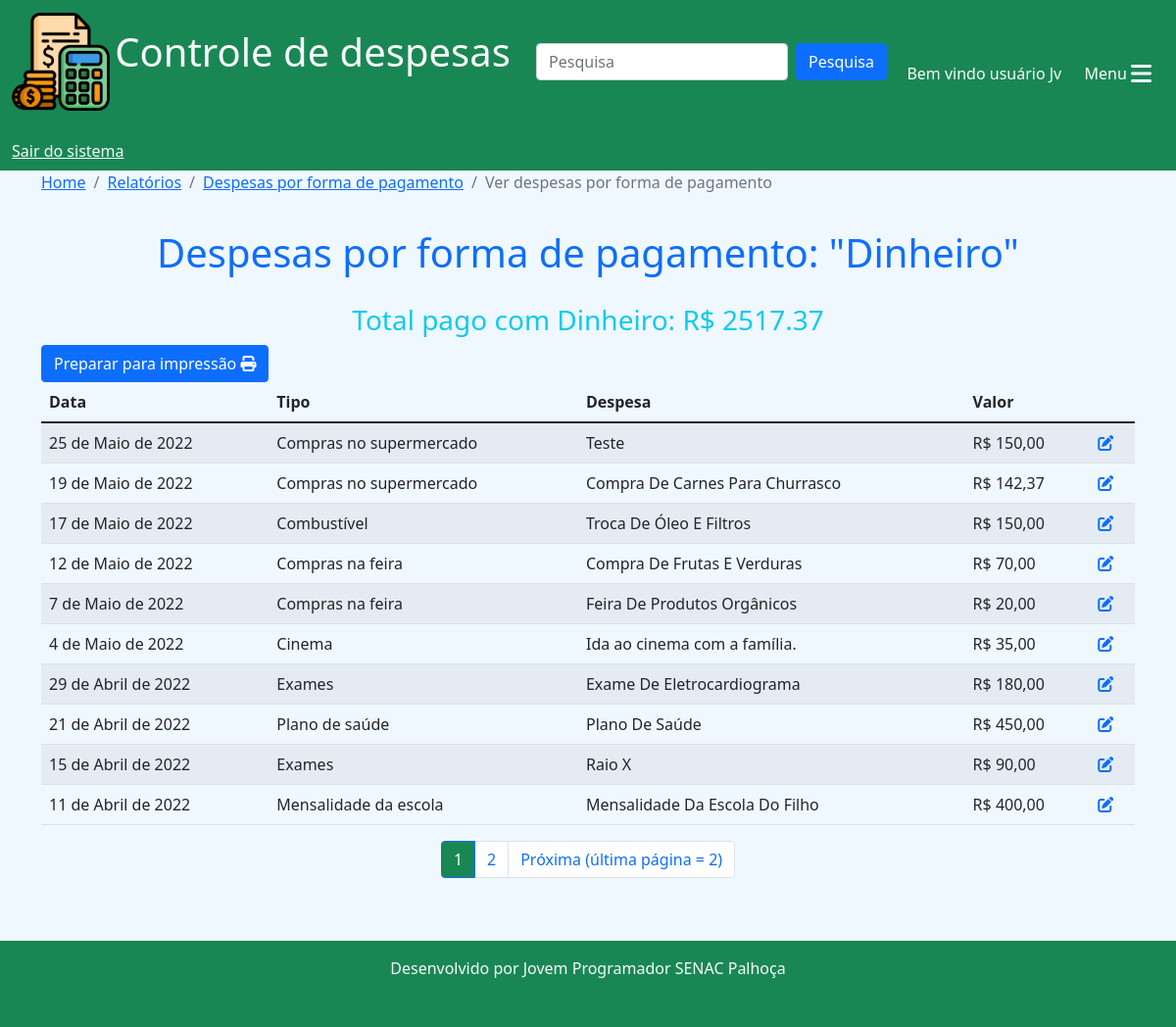
/relatorios/ver_despesas_fpag/1 (signed in), run on the app's committed database.
### cadastros/models.py (models this page shows)
class FormaPagamento(models.Model):
    forma = models.CharField(max_length=30)
    padrao = models.BooleanField(default=False)
    usuario = models.ForeignKey(User, on_delete=models.CASCADE, blank=True, null=True)
    ativo = models.BooleanField(default=True)
    class Meta:
        verbose_name = 'Forma de pagamento'
        verbose_name_plural = 'Formas de Pagamento'
    def __str__(self):
        return self.forma

class TipoDespesa(models.Model):
    tipo = models.CharField(max_length=80)
    padrao = models.BooleanField(default=False)
    usuario = models.ForeignKey(User, on_delete=models.CASCADE, blank=True, null=True)
    grupo = models.ForeignKey(GrupoDespesa, on_delete=models.CASCADE)
    ativo = models.BooleanField(default=True)
    class Meta:
        verbose_name = 'Tipo de despesa'
        verbose_name_plural = 'Tipos de despesa'
    def __str__(self):
        return self.tipo

### despesas/models.py (models this page shows, shortened)
class Despesa(models.Model):
    despesa = models.TextField(blank=True, null=True)
    data = models.DateField()
    usuario = models.ForeignKey(User, on_delete=models.CASCADE)
    tipo = models.ForeignKey(TipoDespesa, on_delete=models.DO_NOTHING)
    fpag = models.ForeignKey(FormaPagamento, on_delete=models.DO_NOTHING)
    valor = models.DecimalField(max_digits=10, decimal_places=2)
    class Meta:
        verbose_name = 'Despesa'
        verbose_name_plural = 'Despesas'

### relatorios/views.py (the view)
# urls.py: path('ver_despesas_fpag/<int:id>', views.ver_despesas_fpag, name='ver_despesas_fpag'),
@login_required(login_url='login')
def ver_despesas_fpag(request, id):
    user = request.user
    fpag = get_object_or_404(FormaPagamento, id=id)
    despesas = Despesa.objects.all().filter(
        usuario=user, fpag=fpag
    ).order_by('-data')
    if len(despesas) == 0:
        messages.add_message(request, messages.WARNING, 'Não existem registros para esse usuário')
        return redirect('home')
    total = despesas.aggregate(Sum('valor'))
    total = f"{total['valor__sum']:.2f}"
    paginator = Paginator(despesas, 10)
    page = request.GET.get('p')
    despesas = paginator.get_page(page)
    return render(request, 'ver_despesas_fpag.html', {'despesas':despesas, 'fpag':fpag, 'total':total})

### relatorios/templates/ver_despesas_fpag.html (shortened to what this page needs)
{% extends 'base.html'%}
{% block 'conteudo'%}
<nav aria-label="breadcrumb">
  <ol class="breadcrumb">
    <li class="breadcrumb-item"><a href="{% url 'home'%}">Home</a></li>
    <li class="breadcrumb-item"><a href="{% url 'relatorios'%}">Relatórios</a></li>
    <li class="breadcrumb-item"><a href="{% url 'despesas_por_fpag'%}">Despesas por forma de pagamento</a></li>
    <li class="breadcrumb-item active" aria-current="page">Ver despesas por forma de pagamento</li>
  </ol>
</nav>
<h1 style="padding-top: 20px;" class="text-center text-primary">Despesas por forma de pagamento: "{{fpag}}"</h1>
<h3 style="padding-top: 20px;" class="text-center text-info">Total pago com {{fpag}}: R$ {{total}}</h3>
{% if 'intervalo' in request.path%}
<a href="{% url 'ver_despesas_fpag_intervalo_print' fpag.id%}?data_inicial={{data_inicial_sf}}&data_final={{data_final_sf}}" class="btn btn-outline-primary" target="_blank">Preparar para impressão <i class="fa-solid fa-print"></i></a>
{% else %}
<a href="{% url 'ver_despesas_fpag_print' fpag.id%}" class="btn btn-primary" target="_blank">Preparar para impressão <i class="fa-solid fa-print"></i></a>
{%endif%}
<div class="row">
  <div class="col-12">
    <table class="table table-striped table-hover">
      <thead>
        <tr>
          <th scope="col">Data</th>
          <th scope="col">Tipo</th>
          <th scope="col">Despesa</th>
          <th scope="col">Valor</th>
        </tr>
      </thead>
      <tbody>
        {% for c in despesas%}
        <tr>
            <td>{{c.data}}</td>
            <td>{{c.tipo}}</td>
            <td>{{c.despesa}}</td>
            <td>R$ {{c.valor}}</td>
            <td><a href="{% url 'alterar_despesa' c.id%}" title='Manutenção de despesa'><i class="fa-solid fa-pen-to-square text-primary"></i></a></td>
        </tr>
        {%endfor%}
      </tbody>
    </table>
</div>
<nav aria-label="Page navigation example">
  <ul class="pagination justify-content-center">
    {%for pagina in despesas.paginator.page_range%}
    {%if despesas.number == pagina%}
      <li class="page-item active"><a class="page-link bg-success" href="?p={{pagina}}&data_inicial_tipo={{data_inicial_sf}}&data_final_tipo={{data_final_sf}}">{{pagina}}</a></li>
    {% elif despesas.number > pagina|add:'-3'  and despesas.number < pagina|add:'3'%}
      <li class="page-item"><a class="page-link" href="?p={{pagina}}&data_inicial_tipo={{data_inicial_sf}}&data_final_tipo={{data_final_sf}}">{{pagina}}</a></li>
    {%endif%}
    {%endfor%}
    {%if despesas.has_next%}
    <li class="page-item">
      <a class="page-link" href="?p={{despesas.next_page_number}}&data_inicial_tipo={{data_inicial_sf}}&data_final_tipo={{data_final_sf}}">Próxima (última página = {{despesas.paginator.num_pages}})</a>
    </li>
    {%endif%}
  </ul>
</nav>
</div>
{% endblock %}

### templates/base.html (shortened to what this page needs)
{% load static %}
<!DOCTYPE html>
<html lang="pt-br">
<head>
    <link href="https://cdn.jsdelivr.net/npm/bootstrap@5.1.3/dist/css/bootstrap.min.css" rel="stylesheet">
    <link rel="stylesheet" href="{% static 'css/estilo.css'%}">
</head>
<body>
    <nav class="navbar navbar-light bg-success">
        <div class="container-fluid">
          <a class="navbar-brand text-light" href="{% url 'home'%}">
            <img src="{% static 'img/icone_despesas.png'%}" width="100" height="100" class="d-inline-block align-text-middle">
            <span class="fs-1">Controle de despesas</span>
          </a>
          <form class="d-flex" action="{% url 'pesquisa'%}">
            <input class="form-control me-2" type="search" placeholder="Pesquisa" aria-label="Search" name="termo">
            <button class="btn btn-primary" type="submit">Pesquisa</button>
          </form>
          {% if user.first_name != ''%}
          <span class="text-light mt-4">Bem vindo {{user.first_name}} {{user.last_name}}</span>
          {% else %}
          <span class="text-light mt-4">Bem vindo usuário {{user}}</span>
          {% endif %}
          <button class="btn btn-success text-end mt-4" type="button" data-bs-toggle="offcanvas" data-bs-target="#offcanvasScrolling" aria-controls="offcanvasScrolling">Menu <i class="fa fa-bars fa-xl"></i></button>
          {% if user.is_authenticated %}
          <a href="{% url 'logout'%}" class="text-light mt-4">Sair do sistema</a>
          {% else %}
          <a href="{% url 'login'%}" class="text-light mt-4">Faça seu login</a>
          {% endif %}
        </div>
    </nav>
      <div class="container">
       {% block 'conteudo'%}
       {% endblock %}
      </div>
    <footer class="text-center text-light bg-success mt-5 pb-3">
        <p class="py-3">Desenvolvido por Jovem Programador SENAC Palhoça</p>
    </footer>
</body>
</html>

### templates/static/css/estilo.css (style rules this page uses)
* { margin: 0; padding: 0; }
body { background-color: aliceblue; }

### data on the page
FormaPagamento: forma "Dinheiro"
Despesa: data "25 de Maio de 2022", tipo "Compras no supermercado", despesa "Teste", valor "150,00"
Despesa: data "19 de Maio de 2022", tipo "Compras no supermercado", despesa "Compra De Carnes Para Churrasco", valor "142,37"
Despesa: data "17 de Maio de 2022", tipo "Combustível", despesa "Troca De Óleo E Filtros", valor "150,00"
Despesa: data "12 de Maio de 2022", tipo "Compras na feira", despesa "Compra De Frutas E Verduras", valor "70,00"
Despesa: data "7 de Maio de 2022", tipo "Compras na feira", despesa "Feira De Produtos Orgânicos", valor "20,00"
Despesa: data "4 de Maio de 2022", tipo "Cinema", despesa "Ida ao cinema com a família.", valor "35,00"
Despesa: data "29 de Abril de 2022", tipo "Exames", despesa "Exame De Eletrocardiograma", valor "180,00"
Despesa: data "21 de Abril de 2022", tipo "Plano de saúde", despesa "Plano De Saúde", valor "450,00"
Despesa: data "15 de Abril de 2022", tipo "Exames", despesa "Raio X", valor "90,00"
Despesa: data "11 de Abril de 2022", tipo "Mensalidade da escola", despesa "Mensalidade Da Escola Do Filho", valor "400,00"

### other printed values
{{ user }} "Jv"
{{ total }} "2517.37"
{{ pagina }} "1"
{{ pagina }} "2"
{{ despesas.paginator.num_pages }} "2"
